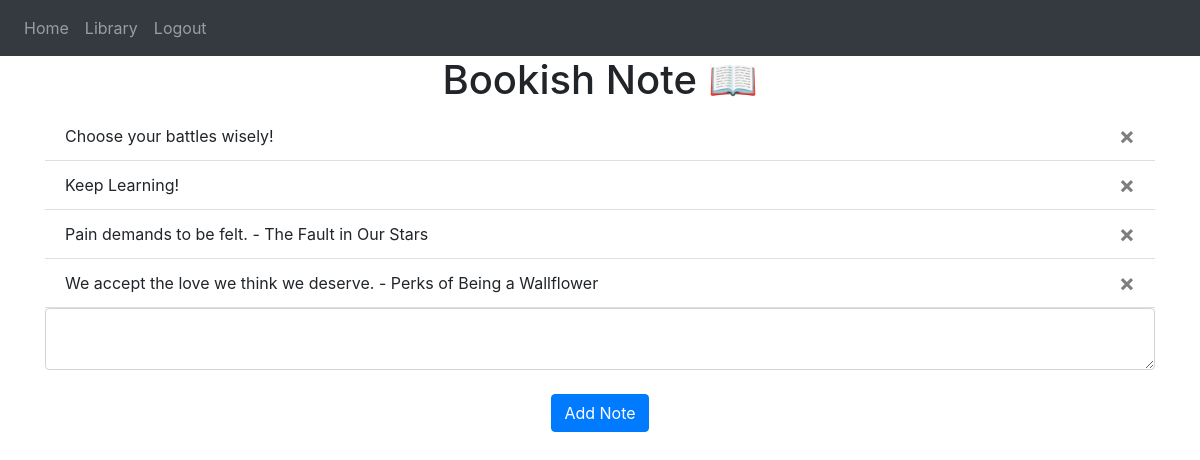
Screenshot of / (signed in) with the database file from the repository.
### website/models.py (models this page shows)
class Note(db.Model):
    id = db.Column(db.Integer, primary_key=True)
    data = db.Column(db.String(10000))
    date = db.Column(db.DateTime(timezone=True), default=func.now())
    user_id = db.Column(db.Integer, db.ForeignKey('user.id'))

### website/views.py (the view, shortened to what this page needs)
@views.route('/', methods=['GET', 'POST'])
@login_required
def home():
    return render_template("home.html", user=current_user)

### website/__init__.py (called while the page is built)
def create_app():
    app = Flask(__name__)
    app.config['SECRET_KEY'] = 'VBookSTORE1029384756'
    app.config['SQLALCHEMY_DATABASE_URI'] = f'sqlite:///{DB_NAME}'
    db.init_app(app)
    from .views import views
    from .auth import auth
    app.register_blueprint(views, url_prefix='/')
    app.register_blueprint(auth, url_prefix='/')
    from .models import User, Note
    create_database(app)
    login_manager = LoginManager()
    login_manager.login_view = 'auth.login'
    login_manager.init_app(app)
    @login_manager.user_loader
    def load_user(id):
        return User.query.get(int(id))
    return app

### website/templates/home.html (shortened to what this page needs)
{% extends "base.html" %}
{% block content %}
<h1 align="center">Bookish Note 📖</h1>
<u1 class="list-group list-group-flush" id="notes">
    {% for note in user.notes %}
    <li class="list-group-item">
        {{ note.data }}
        <button type="button" class="close" onClick="deleteNote({{ note.id }})">
            <span aria-hidden="true">&times;</span>
        </button>
    </li>
    {% endfor %}
</u1>
<form method="POST">
   <textarea name="note" id="note" class="form-control"></textarea>
   <br />
   <div align="center">
       <button type="submit" class="btn btn-primary">Add Note</button>
   </div>
</form>
{% endblock %}

### rows the page displays
Note: data "Choose your battles wisely!"
Note: data "Keep Learning!"
Note: data "Pain demands to be felt. - The Fault in Our Stars"
Note: data "We accept the love we think we deserve. - Perks of Being a Wallflower"
